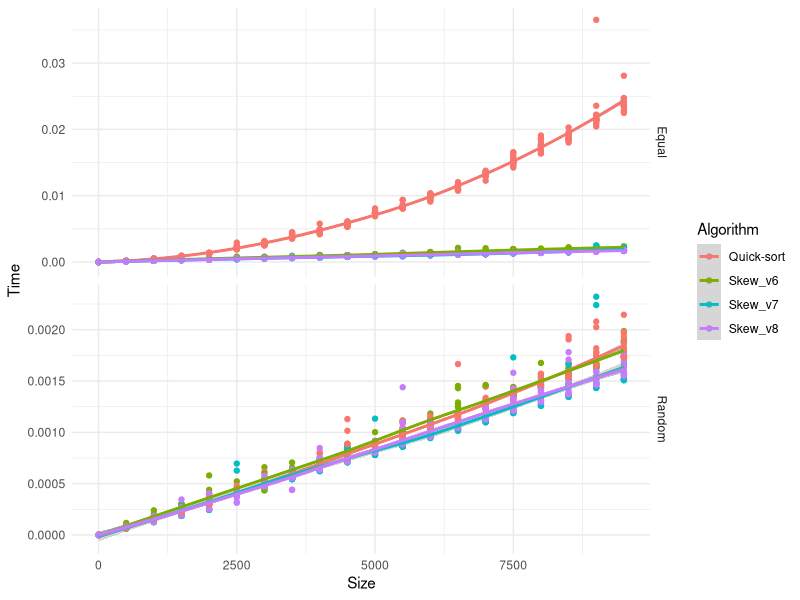

R code for this plot:
#library(tidyverse)
library(readr)
library(ggplot2)


performance6 <- read_table2("suffix_array_construction_v6.txt",
                            col_names = c("Algorithm", "String", "Size", "Time"))
performance7 <- read_table2("suffix_array_construction_v7.txt",
                            col_names = c("Algorithm", "String", "Size", "Time"))
performance8 <- read_table2("suffix_array_construction_v8.txt",
                            col_names = c("Algorithm", "String", "Size", "Time"))


performance <- performance8 #rbind(performance6, performance7, performance8)
performance <- rbind(performance6, performance7, performance8)

ggplot(performance,
       aes(x = Size, y = Time, color = Algorithm)) +
    facet_grid(String ~ ., scales = "free_y") +
    geom_point() +
    geom_smooth(method = "loess") +
    theme_minimal()
